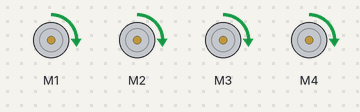
Recording of a sketch running on a simulated Arduino Uno, built with avr-gcc and run on an emulated ATmega328P. Shown: 4 × DC motor (green arrow = forward, orange = backward, longer = faster).

Above: at 0.42 s.
At 1.72 s:
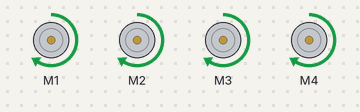
At 3.0 s:
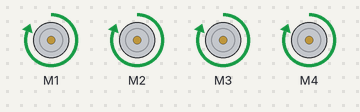
At 5.6 s:
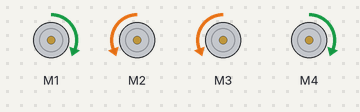
At 13.6 s:
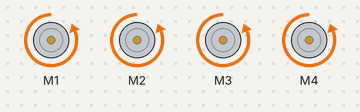
At 16.7 s:
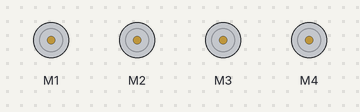
Timing chart, 0 to 25.0 s (numbered marks = the images above):
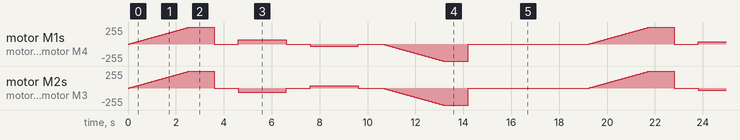

The sketch:

MotorsTest.ino
```cpp
#include <AFMotor.h>

#define NO_SPEED 0
#define DEFAULT_SPEED 160
#define ROTATING_SPEED 225
#define MAX_SPEED 255
#define SPEED_STEP 5
#define UNIT_SECOND 1000

AF_DCMotor motor1(1);
AF_DCMotor motor2(2);
AF_DCMotor motor3(3);
AF_DCMotor motor4(4);

// Runtime
int currentSpeed = NO_SPEED;
int rotatingSpeed = ROTATING_SPEED;
bool toRight = true;

void releaseMotors()
{
	motor1.run(RELEASE);
	motor2.run(RELEASE);
	motor3.run(RELEASE);
	motor4.run(RELEASE);
}

void changeTransmission(int direction)
{
	// Move motors forward
	motor1.run(direction);
	motor2.run(direction);
	motor3.run(direction);
	motor4.run(direction);
}

void brake()
{
	changeTransmission(BRAKE);
}

void setSpeed(int speed)
{
	motor1.setSpeed(speed);
	motor2.setSpeed(speed);
	motor3.setSpeed(speed);
	motor4.setSpeed(speed);
	// Update runtime
	currentSpeed = speed;
}

void rotate()
{
	// Change robot speed to rotating speed
	switch (rotatingSpeed % 4)
	{
	case 0:
		rotatingSpeed = 32;
		break;
	case 1:
		rotatingSpeed = 64;
		break;
	case 2:
		rotatingSpeed = 128;
		break;
	case 3:
		rotatingSpeed = 250;
		break;
	}
	setSpeed(rotatingSpeed);
	// Perform rotate
	if (toRight)
	{
		// Rotate right
		motor1.run(FORWARD);
		motor2.run(BACKWARD);
		motor3.run(BACKWARD);
		motor4.run(FORWARD);
	}
	else
	{
		// Rotate left
		motor1.run(BACKWARD);
		motor2.run(FORWARD);
		motor3.run(FORWARD);
		motor4.run(BACKWARD);
	}
	// Update runtime
	toRight = !toRight;
}

void accelerate()
{
	for (int speed = NO_SPEED; speed <= MAX_SPEED; speed += SPEED_STEP)
	{
		setSpeed(speed);
		delay(50);
	}
}

void setup()
{
	// Trun on motors
	setSpeed(NO_SPEED);
	// Release the motors from any movement
	releaseMotors();
}

void loop()
{
	// Move forward
	changeTransmission(FORWARD);
	accelerate();
	delay(1 * UNIT_SECOND);
	// Brake
	brake();
	delay(1 * UNIT_SECOND);
	// Rotate
	rotate();
	delay(2 * UNIT_SECOND);
	// Brake
	brake();
	delay(1 * UNIT_SECOND);
	// Rotate
	rotate();
	delay(2 * UNIT_SECOND);
	// Brake
	brake();
	delay(1 * UNIT_SECOND);
	// Move backward
	changeTransmission(BACKWARD);
	accelerate();
	delay(1 * UNIT_SECOND);
	// Brake
	brake();
	delay(5 * UNIT_SECOND);
}
```
